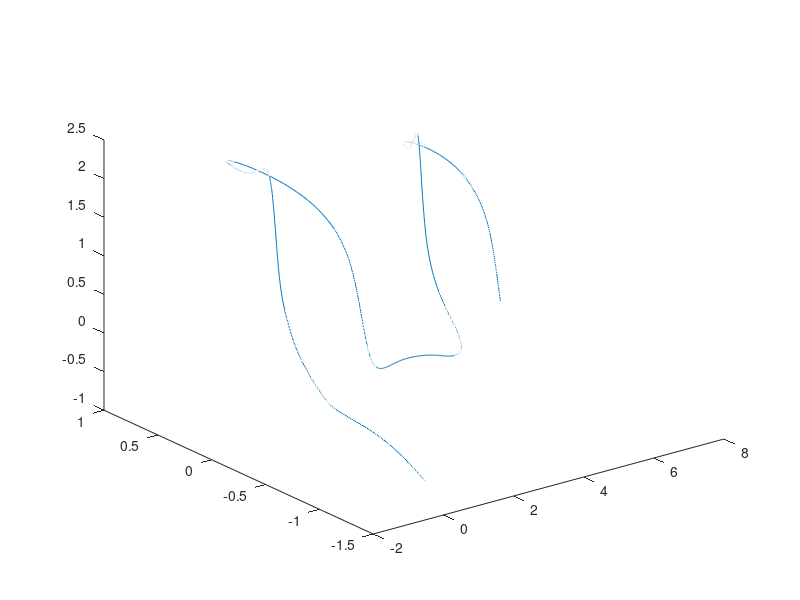

MATLAB code to generate this figure:
px = [-.5,-1.5];
S0 = 3;
pu = [0,0];
dt = 0.025;
St = .1;
maxt = 30;
mts = maxt/dt;
xs = zeros(mts,2);
ts = xs(:,1);
xa = [0,0];

for i = 1:mts
    S = rand*S0;
    vc = [px(1)*S,px(2)*-S];
    dv = 1/St*(vc - pu);
    pu = pu + dt*dv;
    px = px + dt*pu;
    
    if px(1) > 1
        px(1) = px(1) - 2;
        S0 = -S0;
        xa(1) = xa(1) + 2;
    end
    if px(2) > 1
        px(2) = px(2) - 2;
        S0 = -S0;
        xa(2) = xa(2) + 2;
    end
    if px(1) < -1
        px(1) = px(1) + 2;
        S0 = -S0;
        xa(1) = xa(1) - 2;
    end
    if px(2) < -1
        px(2) = px(2) + 2;
        S0 = -S0;
        xa(2) = xa(2) - 2;
    end
    xs(i,:) = px + xa;
    if i>1
        ts(i) = ts(i-1) + dt;
    end
end
plot(xs(:,1),xs(:,2))

%% 3d
px = [-.5,-1.5,-.5];
S0 = 3;
pu = [0,0,0];
dt = 0.025;
St = 1;
maxt = 30;
mts = maxt/dt;
xs = zeros(mts,3);
ts = xs(:,1);
xa = [0,0,0];
dU = zeros(3,3,mts);

for i = 1:mts
    S = rand*S0;
    vc = [px(1)*-0.5*S, px(2)*-0.5*S, px(3)*S];
    dv = 1/St*(vc - pu);
    pu = pu + dt*dv;
    px = px + dt*pu;
    
    if px(1) > 1
        px(1) = px(1) - 2;
        S0 = -S0;
        xa(1) = xa(1) + 2;
    end
    if px(2) > 1
        px(2) = px(2) - 2;
        S0 = -S0;
        xa(2) = xa(2) + 2;
    end
    if px(3) > 1
        px(3) = px(3) - 2;
        S0 = -S0;
        xa(3) = xa(3) + 2;
    end
    
    if px(1) < -1
        px(1) = px(1) + 2;
        S0 = -S0;
        xa(1) = xa(1) - 2;
    end
    if px(2) < -1
        px(2) = px(2) + 2;
        S0 = -S0;
        xa(2) = xa(2) - 2;
    end
    if px(3) < -1
        px(3) = px(3) + 2;
        S0 = -S0;
        xa(3) = xa(3) - 2;
    end
    xs(i,:) = px + xa;
    if i>1
        ts(i) = ts(i-1) + dt;
    end
    
    dU(1,1,i) = -0.5*S;
    dU(2,2,i) = -0.5*S;
    dU(3,3,i) = S;
end
plot3(xs(:,1),xs(:,2),xs(:,3))
